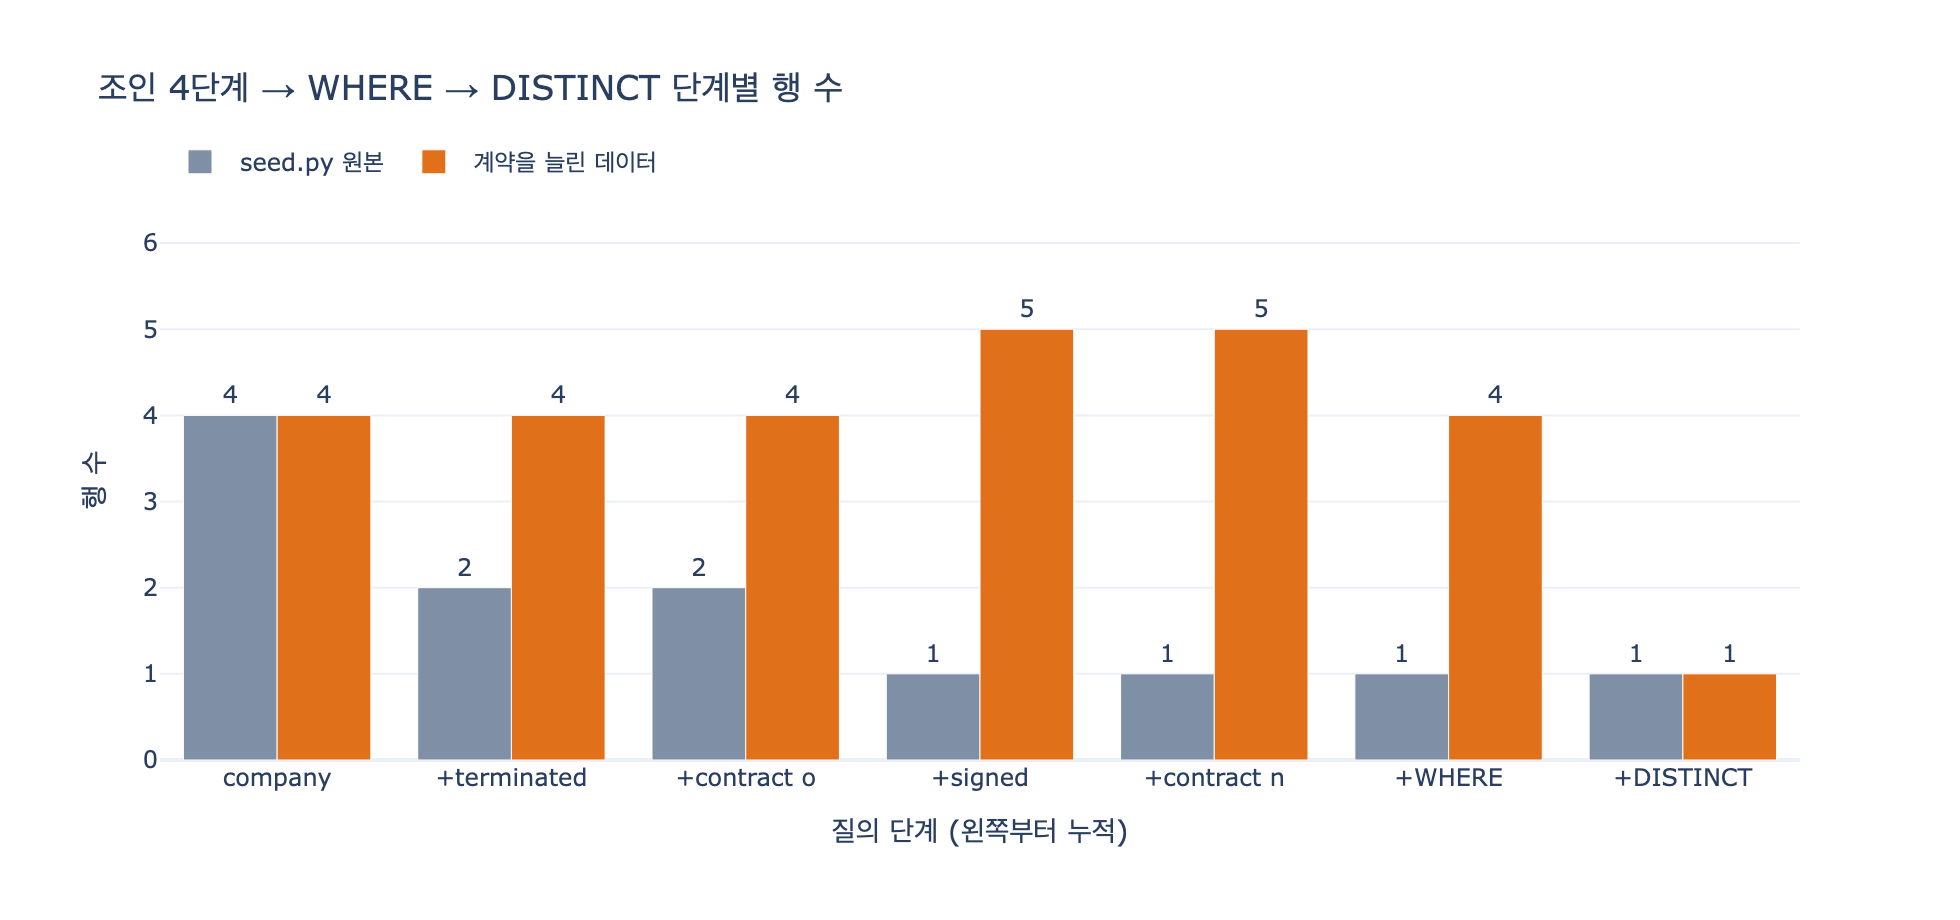

Generate this figure with Python:
# %% [markdown]
# # `ex4_sql_pgq.py`의 평범한 SQL — 조인 4번을 한 단계씩 벗겨 보기
#
# 11장 예제 4는 SQL/PGQ 표준 문법을 **보여 주기만** 하고,
# 실제 답은 「같은 뜻의 평범한 SQL」로 계산한다. 그 SQL이 이것이다.
#
# ```sql
# SELECT DISTINCT c.name AS 고객
#   FROM company c
#   JOIN terminated t ON t.company_name = c.name
#   JOIN contract  o ON o.id = t.contract_id
#   JOIN signed    s ON s.company_name = c.name
#   JOIN contract  n ON n.id = s.contract_id
#  WHERE o.ended_on < n.started_on
#  ORDER BY 고객
# ```
#
# 이 노트북은 같은 테이블을 sqlite3에 다시 만들고,
# **조인을 하나씩 붙이면서 행 수를 세어** 어디서 중복이 생기고
# `WHERE` / `DISTINCT`가 무엇을 걷어내는지 눈으로 확인한다.
#
# 필요 패키지: plotly, kaleido (시각화 셀에서만 사용. sqlite3는 표준 라이브러리)

# %%
import sqlite3

# 11장 code/seed.py 와 같은 데이터
COMPANIES = [("가온테크", "A"), ("나루소프트", "B"), ("라온에너지", "C"), ("다올물산", "B")]
CONTRACTS = [
    ("M-2021-077", None, "2024-03-11"),   # 해지된 옛 계약
    ("C-2025-118", "2025-06-02", None),   # 살아 있는 새 계약
    ("C-2025-004", "2025-01-20", None),
    ("M-2020-031", None, "2024-08-05"),
    ("C-2026-010", "2026-02-01", None),
]
SIGNED = [("가온테크", "C-2025-118"), ("나루소프트", "C-2025-004"),
          ("다올물산", "C-2026-010")]
TERMINATED = [("가온테크", "M-2021-077"), ("라온에너지", "M-2020-031")]


def setup(signed=SIGNED, terminated=TERMINATED, contracts=CONTRACTS):
    con = sqlite3.connect(":memory:")
    con.executescript("""
        CREATE TABLE company (name TEXT PRIMARY KEY, grade TEXT);
        CREATE TABLE contract (id TEXT PRIMARY KEY, started_on TEXT, ended_on TEXT);
        CREATE TABLE signed (company_name TEXT, contract_id TEXT);
        CREATE TABLE terminated (company_name TEXT, contract_id TEXT);
    """)
    con.executemany("INSERT INTO company VALUES (?,?)", COMPANIES)
    con.executemany("INSERT INTO contract VALUES (?,?,?)", contracts)
    con.executemany("INSERT INTO signed VALUES (?,?)", signed)
    con.executemany("INSERT INTO terminated VALUES (?,?)", terminated)
    con.commit()
    return con


con = setup()
for t in ("company", "contract", "signed", "terminated"):
    n = con.execute(f"SELECT COUNT(*) FROM {t}").fetchone()[0]
    print(f"{t:<12} {n}행")
# 출력:
# company      4행
# contract     5행
# signed       3행
# terminated   2행

# %% [markdown]
# ## 조인 4단계가 이어 붙이는 것
#
# 그래프로 보면 답하고 싶은 그림은 이렇다.
#
# ```
#            Terminated            Signed
#   Company ────────────▶ Contract(o)   Company ────────▶ Contract(n)
#      c                                   c(같은 노드)
#                    조건: o.ended_on < n.started_on
# ```
#
# 관계형 테이블에는 「간선」이 없으니, 간선 테이블과 노드 테이블을 번갈아 조인해서
# 이 그림을 손으로 다시 세운다. 네 번의 조인은 각각 이런 일을 한다.
#
# | # | 조인 | 붙이는 것 | 그래프에서 대응 |
# |---|---|---|---|
# | 1 | `JOIN terminated t ON t.company_name = c.name` | 회사 → 해지 간선 | `(c)-[:Terminated]->` |
# | 2 | `JOIN contract o ON o.id = t.contract_id` | 해지 간선 → 옛 계약 노드 | `->(o:Contract)` |
# | 3 | `JOIN signed s ON s.company_name = c.name` | **같은** 회사 → 서명 간선 | `(c)-[:Signed]->` |
# | 4 | `JOIN contract n ON n.id = s.contract_id` | 서명 간선 → 새 계약 노드 | `->(n:Contract)` |
#
# 간선 하나를 따라가는 데 조인이 **두 번**(간선 테이블 + 노드 테이블) 든다.
# Cypher의 화살표 하나 = SQL의 조인 두 개. 이게 3장에서 말한 조인 폭발의 씨앗이다.
#
# 3번 조인이 다시 `c.name`을 기준으로 붙는 게 핵심이다.
# 여기서 「해지한 회사」와 「서명한 회사」가 **같은 회사**라는 제약이 걸린다.
# Cypher라면 변수 `c`를 두 패턴에 그냥 두 번 쓰면 끝나는 일이다.

# %%
# 조인을 하나씩 붙여 가며 중간 결과 행 수를 센다
STAGES = [
    ("1. company만",
     "SELECT c.name FROM company c"),
    ("2. + terminated",
     "SELECT c.name, t.contract_id FROM company c "
     "JOIN terminated t ON t.company_name = c.name"),
    ("3. + contract o",
     "SELECT c.name, o.id, o.ended_on FROM company c "
     "JOIN terminated t ON t.company_name = c.name "
     "JOIN contract o ON o.id = t.contract_id"),
    ("4. + signed",
     "SELECT c.name, o.id, s.contract_id FROM company c "
     "JOIN terminated t ON t.company_name = c.name "
     "JOIN contract o ON o.id = t.contract_id "
     "JOIN signed s ON s.company_name = c.name"),
    ("5. + contract n",
     "SELECT c.name, o.ended_on, n.started_on FROM company c "
     "JOIN terminated t ON t.company_name = c.name "
     "JOIN contract o ON o.id = t.contract_id "
     "JOIN signed s ON s.company_name = c.name "
     "JOIN contract n ON n.id = s.contract_id"),
    ("6. + WHERE o.ended_on < n.started_on",
     "SELECT c.name, o.ended_on, n.started_on FROM company c "
     "JOIN terminated t ON t.company_name = c.name "
     "JOIN contract o ON o.id = t.contract_id "
     "JOIN signed s ON s.company_name = c.name "
     "JOIN contract n ON n.id = s.contract_id "
     "WHERE o.ended_on < n.started_on"),
    ("7. + DISTINCT c.name",
     "SELECT DISTINCT c.name FROM company c "
     "JOIN terminated t ON t.company_name = c.name "
     "JOIN contract o ON o.id = t.contract_id "
     "JOIN signed s ON s.company_name = c.name "
     "JOIN contract n ON n.id = s.contract_id "
     "WHERE o.ended_on < n.started_on"),
]


def trace(con, label=""):
    counts = []
    print(f"--- {label} ---")
    for name, q in STAGES:
        rows = con.execute(q).fetchall()
        counts.append(len(rows))
        print(f"  {name:<38} {len(rows):>3}행")
    return counts


seed_counts = trace(con, "seed.py 원본 데이터")
# 출력:
# --- seed.py 원본 데이터 ---
#   1. company만                              4행
#   2. + terminated                          2행
#   3. + contract o                          2행
#   4. + signed                              1행
#   5. + contract n                          1행
#   6. + WHERE o.ended_on < n.started_on     1행
#   7. + DISTINCT c.name                     1행

# %% [markdown]
# ## 원본 데이터에서는 왜 아무것도 줄지 않았나
#
# `seed.py`는 회사마다 해지 계약이 0~1개, 서명 계약이 0~1개뿐이다.
# 그래서 곱집합이 커질 여지가 없다. 대신 다른 게 보인다.
#
# - 2단계에서 4행 → 2행: `terminated`에 없는 회사(나루소프트·다올물산)는 **탈락**한다.
#   `JOIN`은 inner join이므로 「해지 이력이 없는 회사」는 여기서 사라진다.
# - 4단계에서 2행 → 1행: 라온에너지는 해지만 하고 다시 서명하지 않아 여기서 탈락한다.
# - 남은 1행이 가온테크: `M-2021-077` 해지(2024-03-11) → `C-2025-118` 서명(2025-06-02).

# %%
for r in con.execute(STAGES[4][1]):     # WHERE 직전 5단계
    print(r)
# 출력:
# ('가온테크', '2024-03-11', '2025-06-02')

print("\n최종 답:", [r[0] for r in con.execute(STAGES[6][1] + " ORDER BY c.name")])
# 출력:
# 최종 답: ['가온테크']

# %% [markdown]
# ## `WHERE o.ended_on < n.started_on`의 의미 — 순서가 질문이다
#
# 이 한 줄이 질문의 전부다. 질문은 「해지한 적 있고 서명한 적 있는 고객」이 아니라
# **「해지했다가 그 *뒤에* 다시 계약한 고객」**이다. 시간 순서가 붙는다.
#
# $$\text{o.ended\_on} \;<\; \text{n.started\_on}$$
#
# 부등호를 뒤집으면 완전히 다른 질문(계약 갱신 중 옛 계약 정리)이 되고,
# 조건을 빼면 「해지 이력과 계약 이력이 둘 다 있는 고객」이 된다.
# 조인은 *어떤 사실들을 이어 붙일지*만 정하고, 부등호가 *어떤 사실 조합이 답인지*를 정한다.
#
# 여기 함정이 하나 더 있다. `ended_on`이나 `started_on`이 `NULL`이면
# 비교 결과가 `NULL`(= 참이 아님)이 되어 그 행은 조용히 탈락한다.
# `seed.py`에서 살아 있는 계약은 `ended_on = NULL`, 해지된 계약은 `started_on = NULL`이라
# 마침 원하는 대로 동작하지만, 이건 데이터가 그렇게 생겼기 때문일 뿐이다.

# %%
# 부등호를 바꿔 보면 답이 달라진다
BASE = ("FROM company c "
        "JOIN terminated t ON t.company_name = c.name "
        "JOIN contract o ON o.id = t.contract_id "
        "JOIN signed s ON s.company_name = c.name "
        "JOIN contract n ON n.id = s.contract_id ")
for label, cond in [("o.ended_on < n.started_on  (해지 후 재계약)", "WHERE o.ended_on < n.started_on"),
                    ("o.ended_on > n.started_on  (재계약 후 해지)", "WHERE o.ended_on > n.started_on"),
                    ("조건 없음               (둘 다 있는 고객)", "")]:
    rows = [r[0] for r in con.execute(f"SELECT DISTINCT c.name {BASE}{cond} ORDER BY c.name")]
    print(f"  {label:<34} {rows}")
# 출력:
#   o.ended_on < n.started_on  (해지 후 재계약) ['가온테크']
#   o.ended_on > n.started_on  (재계약 후 해지) []
#   조건 없음               (둘 다 있는 고객)    ['가온테크']

# %% [markdown]
# ## 중복은 어디서 오는가 — 계약을 늘려 보기
#
# `DISTINCT`가 왜 필요한지는 데이터를 조금만 현실적으로 만들면 바로 드러난다.
# 가온테크에 해지 계약 하나, 서명 계약 하나를 더 준다.
#
# 그러면 조인 결과는 **경로의 조합**이 되어 곱으로 늘어난다.
#
# $$\text{행 수}(c) \;=\; |{\text{해지 계약}}(c)| \times |{\text{서명 계약}}(c)|$$
#
# 가온테크는 $2 \times 2 = 4$행. 네 행 모두 `c.name = '가온테크'`다.
# 우리가 묻는 건 **회사 이름**뿐이라, 서로 다른 4개의 경로가 같은 답 하나로 겹친다.
# 이 겹침을 없애는 게 `DISTINCT`다.
#
# Cypher/SQL-PGQ에서도 같은 일이 벌어진다. 패턴 매칭도 경로 단위로 결과를 내므로
# 원래 예제의 Cypher 역시 회사가 여러 계약을 가지면 같은 이름을 여러 번 돌려준다.
# `DISTINCT`는 SQL만의 세금이 아니라 **「경로를 물었는데 노드를 답으로 받고 싶다」**의 대가다.
#
# 나루소프트도 하나 추가한다. 2025-01-20에 서명하고 **그 뒤에** 2026-09-01에 해지했다.
# 조인은 통과하지만 부등호에서 탈락한다 — 순서가 반대이기 때문이다.

# %%
CONTRACTS2 = CONTRACTS + [
    ("M-2019-002", None, "2023-05-01"),   # 가온테크의 더 오래된 해지 계약
    ("C-2027-001", "2027-01-01", None),   # 가온테크의 추가 서명 계약
    ("M-2022-050", None, "2026-09-01"),   # 나루소프트가 «나중에» 해지한 계약
]
SIGNED2 = SIGNED + [("가온테크", "C-2027-001")]
TERMINATED2 = TERMINATED + [("가온테크", "M-2019-002"), ("나루소프트", "M-2022-050")]

con2 = setup(SIGNED2, TERMINATED2, CONTRACTS2)
big_counts = trace(con2, "계약을 늘린 데이터")
# 출력:
# --- 계약을 늘린 데이터 ---
#   1. company만                              4행
#   2. + terminated                          4행
#   3. + contract o                          4행
#   4. + signed                              5행
#   5. + contract n                          5행
#   6. + WHERE o.ended_on < n.started_on     4행
#   7. + DISTINCT c.name                     1행

# %%
# DISTINCT 없이 보면 중복이 그대로 드러난다
print("DISTINCT 없음:")
for r in con2.execute(f"SELECT c.name, o.id, o.ended_on, n.id, n.started_on {BASE}"
                      "WHERE o.ended_on < n.started_on ORDER BY c.name, o.id, n.id"):
    print("   ", r)
print("\nDISTINCT 있음:",
      [r[0] for r in con2.execute(f"SELECT DISTINCT c.name {BASE}"
                                 "WHERE o.ended_on < n.started_on ORDER BY c.name")])
# 출력:
# DISTINCT 없음:
#     ('가온테크', 'M-2019-002', '2023-05-01', 'C-2025-118', '2025-06-02')
#     ('가온테크', 'M-2019-002', '2023-05-01', 'C-2027-001', '2027-01-01')
#     ('가온테크', 'M-2021-077', '2024-03-11', 'C-2025-118', '2025-06-02')
#     ('가온테크', 'M-2021-077', '2024-03-11', 'C-2027-001', '2027-01-01')
#
# DISTINCT 있음: ['가온테크']

# %%
# 나루소프트는 조인은 통과하지만 부등호에서 탈락한다 (서명이 «먼저»였다)
for r in con2.execute(f"SELECT c.name, o.ended_on, n.started_on {BASE}"
                      "WHERE c.name = '나루소프트'"):
    print(r, "→ 해지가 서명보다 뒤. 조건 불통과")
# 출력:
# ('나루소프트', '2026-09-01', '2025-01-20') → 해지가 서명보다 뒤. 조건 불통과

# %% [markdown]
# ## 같은 질문, 세 가지 표기 — 줄 수와 가독성
#
# 아래 세 조각은 **완전히 같은 질문**에 답한다.
# 「해지했다가 그 뒤에 다시 계약한 고객은?」

# %%
CYPHER = """MATCH (c:Company)-[:Terminated]->(o:Contract),
      (c)-[:Signed]->(n:Contract)
WHERE o.endedOn < n.startedOn
RETURN c.name AS 고객
ORDER BY 고객"""

PGQ_MATCH = """SELECT * FROM GRAPH_TABLE (biz
  MATCH (c IS Company)-[IS Terminated]->(o IS Contract),
        (c)-[IS Signed]->(n IS Contract)
  WHERE o.ended_on < n.started_on
  COLUMNS (c.name AS 고객)
);"""

PLAIN_SQL = """SELECT DISTINCT c.name AS 고객
  FROM company c
  JOIN terminated t ON t.company_name = c.name
  JOIN contract  o ON o.id = t.contract_id
  JOIN signed    s ON s.company_name = c.name
  JOIN contract  n ON n.id = s.contract_id
 WHERE o.ended_on < n.started_on
 ORDER BY 고객"""

PGQ_DDL_LINES = 14   # CREATE PROPERTY GRAPH biz ... (일회성 선언)

for label, code in (("Cypher", CYPHER), ("SQL/PGQ (질의부)", PGQ_MATCH), ("평범한 SQL", PLAIN_SQL)):
    lines = code.strip().splitlines()
    joins = sum(1 for ln in lines if "JOIN" in ln.upper())
    arrows = code.count("->")
    print(f"  {label:<18} {len(lines)}줄   JOIN {joins}개   화살표 {arrows}개")
print(f"\n  SQL/PGQ 는 위 질의부와 별도로 CREATE PROPERTY GRAPH DDL {PGQ_DDL_LINES}줄이 «한 번» 필요하다.")
print("  그 대신 질의문마다 반복되던 JOIN 4줄이 화살표 2개로 사라진다.")
# 출력:
#   Cypher             5줄   JOIN 0개   화살표 2개
#   SQL/PGQ (질의부)      6줄   JOIN 0개   화살표 2개
#   평범한 SQL            8줄   JOIN 4개   화살표 0개
#
#   SQL/PGQ 는 위 질의부와 별도로 CREATE PROPERTY GRAPH DDL 14줄이 «한 번» 필요하다.
#   그 대신 질의문마다 반복되던 JOIN 4줄이 화살표 2개로 사라진다.

# %% [markdown]
# ### 읽어 낼 것
#
# - **줄 수 차이는 작다.** 5 / 6 / 8줄. 「SQL은 스무 줄」이 되는 건 가변 길이 경로(`ex2`)이고,
#   고정 길이 2홉짜리 질문에서는 SQL도 그럭저럭 버틴다.
# - **차이는 무엇을 적는가에 있다.** Cypher/PGQ에는 `->`가 두 개 있고 조인이 0개다.
#   평범한 SQL에는 화살표가 없고 조인이 4개다. 후자를 읽는 사람은
#   `t.company_name = c.name`을 보고 「아 이게 간선이구나」를 머리로 복원해야 한다.
# - **`o`와 `n`이 같은 `contract` 테이블을 두 번 별칭으로 가리키는 것**도 SQL 쪽 부담이다.
#   그림에서는 노드가 두 개인 게 자명한데, SQL에서는 별칭을 잘못 쓰면 조용히 틀린다.
# - **`DISTINCT`는 SQL 쪽에만 붙어 있다.** 다만 이건 표기의 문제가 아니라
#   위에서 본 대로 경로 중복 때문이고, Cypher에서도 데이터가 늘면 같은 문제를 만난다.
# - **조인 폭발은 표기를 바꿔도 남는다.** SQL/PGQ는 「테이블을 옮기지 않아도 된다」를 주지
#   「따라가는 값이 비싸다」는 문제를 없애 주지는 않는다(11장 마지막 문단).

# %%
# 필요 패키지: plotly, kaleido
import plotly.graph_objects as go


def _show(fig):
    try:
        from IPython import get_ipython
        if get_ipython() is not None:  # VSCode 셀/Jupyter에서만 렌더링
            fig.show()
    except ImportError:
        pass


short = ["company", "+terminated", "+contract o", "+signed", "+contract n",
         "+WHERE", "+DISTINCT"]

fig = go.Figure()
fig.add_bar(x=short, y=seed_counts, name="seed.py 원본",
            marker_color="#7f8fa6", text=seed_counts, textposition="outside")
fig.add_bar(x=short, y=big_counts, name="계약을 늘린 데이터",
            marker_color="#e1701a", text=big_counts, textposition="outside")
fig.update_layout(
    title="조인 4단계 → WHERE → DISTINCT 단계별 행 수",
    xaxis_title="질의 단계 (왼쪽부터 누적)",
    yaxis_title="행 수",
    barmode="group",
    template="plotly_white",
    width=980, height=460,
    legend=dict(orientation="h", y=1.12, x=0),
)
fig.update_yaxes(range=[0, max(big_counts + seed_counts) + 1.5])
_show(fig)

import os
_out = os.path.join(os.path.dirname(os.path.abspath(__file__)), "expy.png")
fig.write_image(_out, scale=2)
print("saved:", _out)
# 출력:
# saved: .../expy.png

# %% [markdown]
# ## 한 줄 정리
#
# 평범한 SQL은 그래프를 **직접 말할 수 없어서**, 간선 테이블과 노드 테이블을
# `company → terminated → contract(o) → signed → contract(n)` 순으로 네 번 조인해
# 「같은 회사의 해지 계약 하나와 서명 계약 하나」 조합을 전부 만들어 놓고,
# `WHERE o.ended_on < n.started_on`으로 **해지가 먼저인 조합만** 남기고,
# 계약 조합마다 생기는 경로 중복을 `DISTINCT`로 눌러 회사 이름 하나로 접는다.
